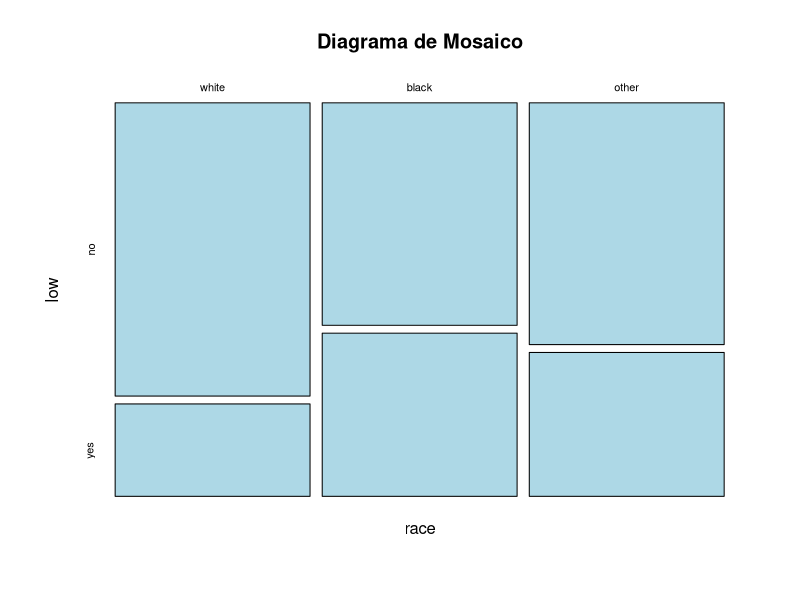
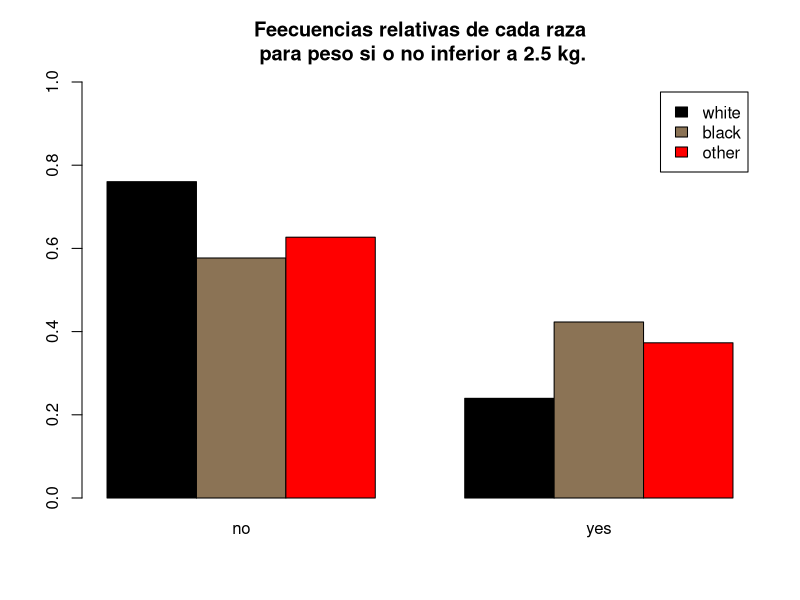
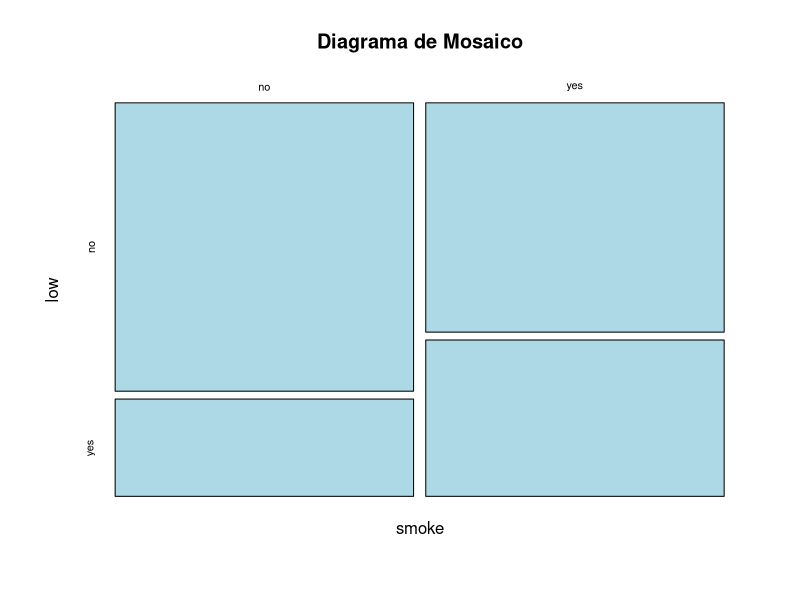
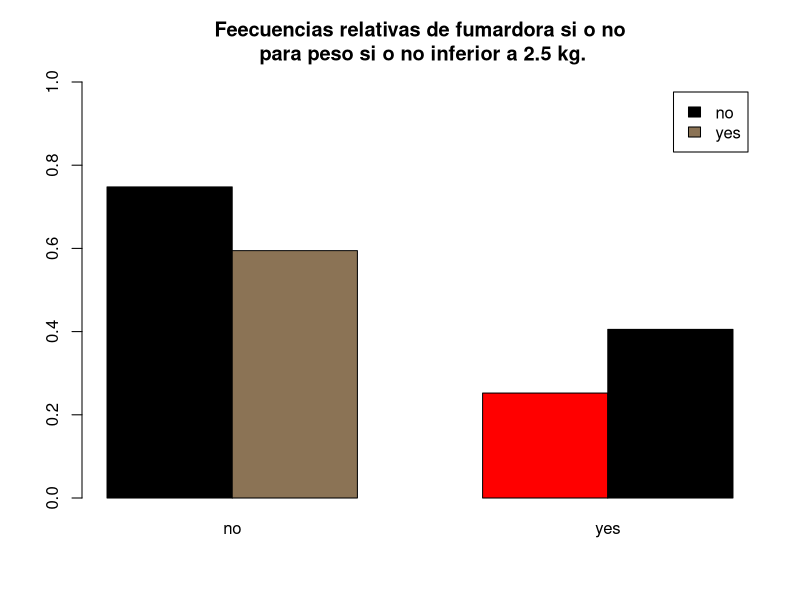
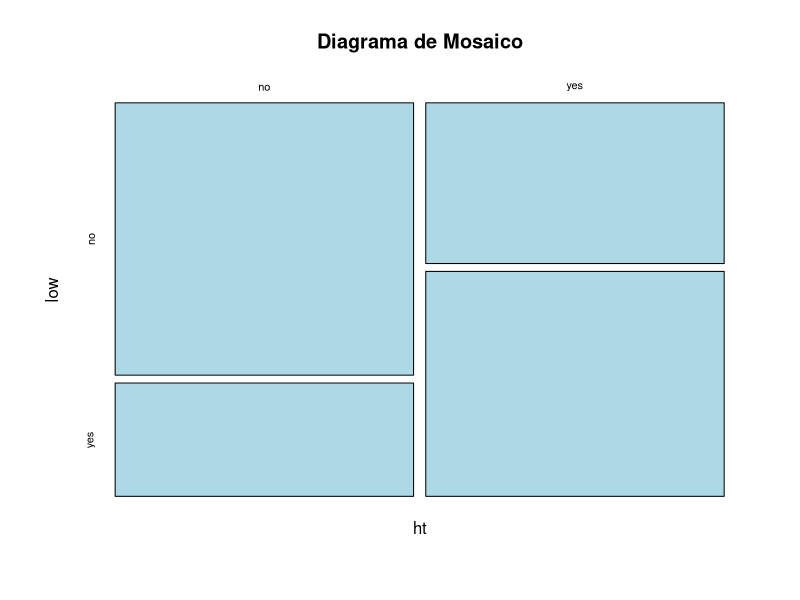
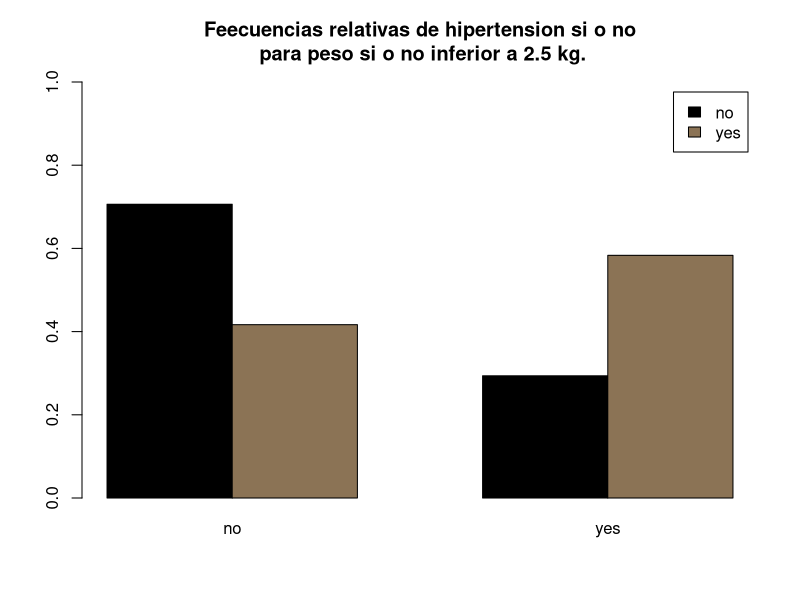
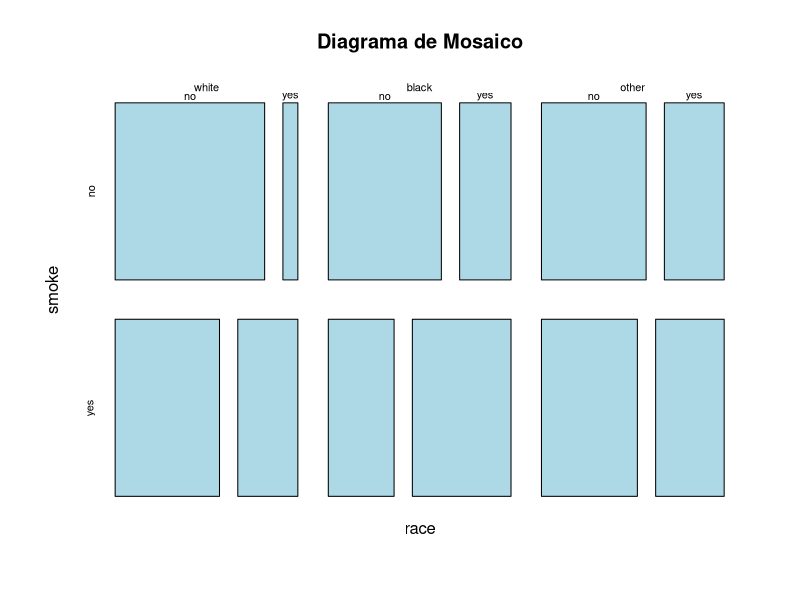
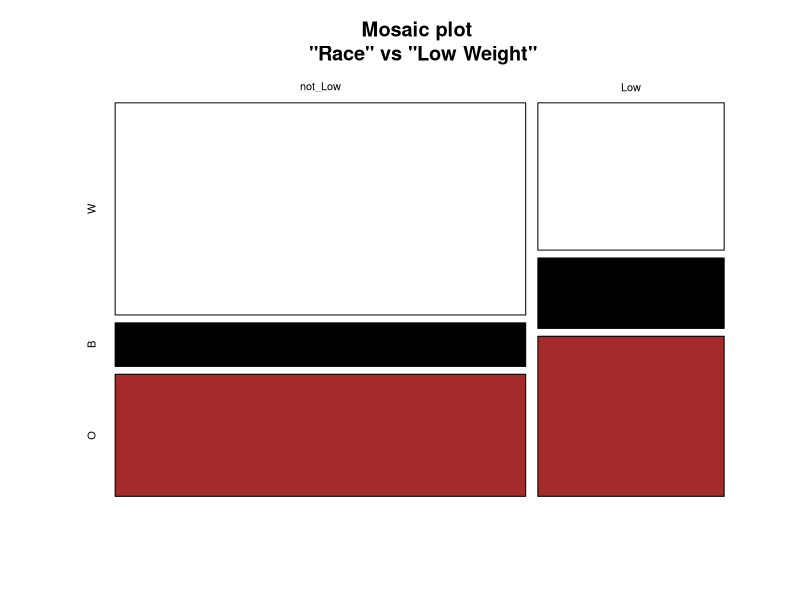

Here is the R script that generated these plots, in order:
## ---- chunk 1
library(MASS)
## ---- chunk 2
birthwt
sum(birthwt)
## ---- chunk 3
str(birthwt)
head(birthwt)
help("birthwt")
## ---- chunk 4
tabla2 <- round(prop.table(table(birthwt$race,birthwt$low), margin = 1),4)
dimnames(tabla2) = list(race = c("white", "black", "other"),
                        low = c("no", "yes")
                       )
tabla2
## ---- chunk 5
plot(tabla2, col = c("lightblue"), main = "Diagrama de Mosaico")
## ---- chunk 6
barplot(tabla2, beside = TRUE,
        legend.text = TRUE, ylim = c(0, 1),
        col = c("black", "burlywood4", "red"),
        main = "Feecuencias relativas de cada raza\n para peso si o no inferior a 2.5 kg."
        )
## ---- chunk 7
tabla6.1 <- round(prop.table(table(birthwt$smoke,birthwt$low), margin = 1),4)


dimnames(tabla6.1) = list(smoke = c("no", "yes"),
                        low = c("no", "yes")
                       )

tabla6.1

plot(tabla6.1, col = c("lightblue"), main = "Diagrama de Mosaico")

barplot(tabla6.1, beside = TRUE,
        legend.text = TRUE, ylim = c(0, 1),
        col = c("black", "burlywood4", "red"),
        main = "Feecuencias relativas de fumardora si o no\n para peso si o no inferior a 2.5 kg."
        )
## ---- chunk 8
tabla6.2 <- round(prop.table(table(birthwt$ht,birthwt$low), margin = 1),4)

dimnames(tabla6.2) = list(ht = c("no", "yes"),
                        low = c("no", "yes")
                       )

tabla6.2

plot(tabla6.2, col = c("lightblue"), main = "Diagrama de Mosaico")

barplot(tabla6.2, beside = TRUE,
        legend.text = TRUE, ylim = c(0, 1),
        col = c("black", "burlywood4"),
        main = "Feecuencias relativas de hipertension si o no\n para peso si o no inferior a 2.5 kg."
        )
## ---- chunk 9
tabla7 <- round(prop.table(table(birthwt$race,birthwt$smoke,birthwt$low), margin = c(1,2)),4)
dimnames(tabla7) = list(race = c("white", "black", "other"),
                        smoke = c("no", "yes"),
                        low = c("no", "yes")
                       )
tabla7
## ---- chunk 10
plot(tabla7, col = c("lightblue"), main = "Diagrama de Mosaico")
## ---- chunk 11
library(MASS)

str(birthwt)

head (birthwt, 10)

help(birthwt)
## ---- chunk 12
df = birthwt

df$race = as.factor(df$race)

levels(df$race) = c("W","B","O")

df$low = as.factor(df$low)

levels (df$low) = c("not_Low","Low")

str(df)

head(df, 10)

race_low = table(df$race,df$low)

prop.table(race_low, margin = 1)
## ---- chunk 13
plot(t(race_low), main = "Mosaic plot \n \"Race\" vs \"Low Weight\"", col = c("white", "black", "brown"))
## ---- chunk 14
dimnames(race_low) = list(

  Raza = c("Blanca", "Negra", "Otras"),

  BajoPeso = c("Peso Normal","Bajo Peso")

)

str(race_low)

barplot(t(prop.table(race_low, margin = 1)), legend.text = TRUE, main = "Diagrama de barras apliladas \n de frecuencias relativas \n de las variables \"Raza\" y \"Bajo Peso\"", col = c("white", "black"), ylim = c(0,1.2))
## ---- chunk 15
smoke_low = table(df$smoke,df$low) # Esto lo puse yo  (Imanol) porque le daba error
barplot(t(prop.table(smoke_low, margin = 1)), legend.text = TRUE, main = "Diagrama de barras apliladas \n de frecuencias relativas \n de las variables \"Fuma\" y \"Bajo Peso\"", col = c("white", "black"), ylim = c(0,1.2))

plot(table(df$ht,df$low), main = "Low weight for hypertension historical parents")

ht_low = table(df$ht,df$low)

dimnames(ht_low) = list(

  Fuma = c("NoHipertenso", "Hipertenso"),

  BajoPeso = c("Peso Normal","Bajo Peso")

)

barplot(t(prop.table(ht_low, margin = 1)), legend.text = TRUE, main = "Diagrama de barras apliladas \n de frecuencias relativas \n de las variables \"Hipstorial de Hipertensión\" y \"Bajo Peso\"", col = c("white", "black"), ylim = c(0,1.2))
## ---- chunk 16
prop.table(table( df$low,df$race,df$smoke), margin = 2)
## ---- chunk 17
plot(prop.table(table( df$low,df$race,df$smoke), margin = 2))
